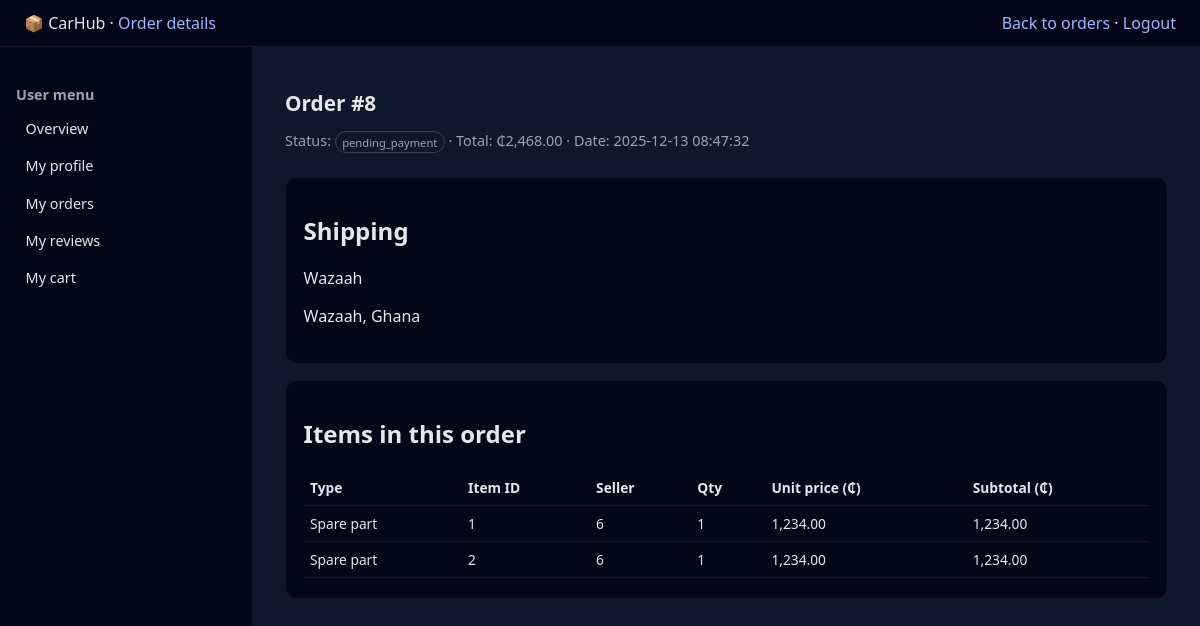
/order_details.php?id=8 (signed in), run on the app's committed database.
### tables this page shows
CREATE TABLE IF NOT EXISTS `orders` (
  `order_id` int NOT NULL AUTO_INCREMENT,
  `buyer_id` int NOT NULL,
  `total_amount` decimal(10,2) NOT NULL,
  `order_status` enum('pending_payment','paid','pending','processing','shipped','delivered','cancelled','refunded') NOT NULL DEFAULT 'pending_payment',
  `shipping_address` text,
  `shipping_city` varchar(100) DEFAULT NULL,
  `shipping_country` varchar(100) DEFAULT NULL,
  `created_at` timestamp NOT NULL DEFAULT CURRENT_TIMESTAMP,
  `updated_at` timestamp NOT NULL DEFAULT CURRENT_TIMESTAMP ON UPDATE CURRENT_TIMESTAMP,
  PRIMARY KEY (`order_id`),
  KEY `idx_order_buyer` (`buyer_id`),
  KEY `idx_order_status` (`order_status`),
  KEY `idx_order_date` (`created_at`)
);

CREATE TABLE IF NOT EXISTS `order_items` (
  `order_item_id` int NOT NULL AUTO_INCREMENT,
  `order_id` int NOT NULL,
  `seller_id` int NOT NULL,
  `item_type` enum('car','spare_part') NOT NULL,
  `item_id` int NOT NULL,
  `quantity` int DEFAULT '1',
  `price` decimal(10,2) NOT NULL,
  `subtotal` decimal(10,2) NOT NULL,
  PRIMARY KEY (`order_item_id`),
  KEY `idx_order_item` (`order_id`),
  KEY `idx_order_seller` (`seller_id`),
  KEY `idx_item_reference` (`item_type`,`item_id`)
);

### order_details.php (the view, shortened to what this page needs)
<?php
$currentUserId = (int) $_SESSION['user_id'];
$database = new Database();
$db = $database->getConnection();
function h($v){ return htmlspecialchars($v ?? '', ENT_QUOTES, 'UTF-8'); }
$orderId = isset($_GET['id']) ? (int)$_GET['id'] : 0;
$order = null;
try {
    $sql = "SELECT order_id, buyer_id, total_amount, order_status, shipping_address, shipping_city, shipping_country, created_at
            FROM orders
            WHERE order_id = :oid AND buyer_id = :bid";
    $stmt = $db->prepare($sql);
    $stmt->execute([
        ':oid' => $orderId,
        ':bid' => $currentUserId
    ]);
    $order = $stmt->fetch(PDO::FETCH_ASSOC);
} catch (Exception $e) {
    $order = null;
}
$items = [];
try {
    $sql = "SELECT order_item_id, seller_id, item_type, item_id, quantity, price, subtotal
            FROM order_items
            WHERE order_id = :oid";
    $stmt = $db->prepare($sql);
    $stmt->execute([':oid' => $orderId]);
    $items = $stmt->fetchAll(PDO::FETCH_ASSOC);
} catch (Exception $e) {
}
?>
<!DOCTYPE html>
<html lang="en">
<head>
</head>
<body>
<header class="topbar">
    <div>📦 CarHub · <span style="color:#a5b4fc;">Order details</span></div>
    <div><a href="orders.php">Back to orders</a> · <a href="/logout.php">Logout</a></div>
</header>
<div class="layout">
    <aside class="sidebar">
        <h3>User menu</h3>
        <ul>
            <li><a href="index.php">Overview</a></li>
            <li><a href="profile.php">My profile</a></li>
            <li><a href="orders.php">My orders</a></li>
            <li><a href="reviews.php">My reviews</a></li>
            <li><a href="../cart/index.php">My cart</a></li>
        </ul>
    </aside>
    <main class="main">
        <h1 class="page-title">Order #<?php echo (int)$order['order_id']; ?></h1>
        <p class="page-subtitle">
            Status: <span class="badge"><?php echo h($order['order_status']); ?></span> ·
            Total: ₵<?php echo number_format($order['total_amount'], 2); ?> ·
            Date: <?php echo h($order['created_at']); ?>
        </p>
        <section class="card">
            <h2>Shipping</h2>
            <p><?php echo nl2br(h($order['shipping_address'])); ?></p>
            <p><?php echo h($order['shipping_city']); ?>, <?php echo h($order['shipping_country']); ?></p>
        </section>
        <section class="card">
            <h2>Items in this order</h2>
            <?php if (empty($items)): ?>
                <p>No items found for this order.</p>
            <?php else: ?>
                <table class="table">
                    <thead>
                    <tr>
                        <th>Type</th>
                        <th>Item ID</th>
                        <th>Seller</th>
                        <th>Qty</th>
                        <th>Unit price (₵)</th>
                        <th>Subtotal (₵)</th>
                    </tr>
                    </thead>
                    <tbody>
                    <?php foreach ($items as $item): ?>
                        <tr>
                            <td><?php echo $item['item_type'] === 'car' ? 'Car' : 'Spare part'; ?></td>
                            <td><?php echo (int)$item['item_id']; ?></td>
                            <td><?php echo (int)$item['seller_id']; ?></td>
                            <td><?php echo (int)$item['quantity']; ?></td>
                            <td><?php echo number_format($item['price'], 2); ?></td>
                            <td><?php echo number_format($item['subtotal'], 2); ?></td>
                        </tr>
                    <?php endforeach; ?>
                    </tbody>
                </table>
            <?php endif; ?>
        </section>
    </main>
</div>
</body>
</html>

### order_details.php (style rules this page uses)
body { margin:0;font-family:system-ui,-apple-system,BlinkMacSystemFont,"Segoe UI",sans-serif;background:#0f172a;color:#e5e7eb; }
a { color:#a5b4fc;text-decoration:none; }
.topbar { display:flex;justify-content:space-between;align-items:center;padding:0.75rem 1.5rem;background:#020617;border-bottom:1px solid #111827; }
.layout { display:flex;min-height:calc(100vh - 52px); }
.sidebar { width:220px;background:#020617;border-right:1px solid #111827;padding:1.5rem 1rem;font-size:0.9rem; }
.sidebar h3 { font-size:0.9rem;color:#9ca3af;margin-bottom:0.5rem; }
.sidebar ul { list-style:none;padding:0;margin:0; }
.sidebar li { margin-bottom:0.35rem; }
.sidebar a { display:block;padding:0.4rem 0.6rem;border-radius:0.5rem;color:#e5e7eb; }
.main { flex:1;padding:1.75rem 2rem; }
.page-title { font-size:1.3rem;margin-bottom:0.25rem; }
.page-subtitle { font-size:0.9rem;color:#9ca3af;margin-bottom:1.5rem; }
.card { background:#020617;border-radius:0.75rem;padding:1rem 1.1rem 1.25rem;border:1px solid #111827;margin-bottom:1rem; }
.table { width:100%;border-collapse:collapse;font-size:0.86rem; }
.table th,.table td { padding:0.5rem 0.4rem;border-bottom:1px solid #111827;text-align:left; }
.badge { display:inline-block;font-size:0.7rem;padding:0.15rem 0.4rem;border-radius:999px;border:1px solid #374151;color:#9ca3af; }

### data on the page
orders: order_id "8", order_status "pending_payment", total_amount "2,468.00", created_at "2025-12-13 08:47:32", shipping_address "Wazaah", shipping_city "Wazaah", shipping_country "Ghana"
order_items: item_type "Spare part", item "1", seller "6", quantity "1", price "1,234.00", subtotal "1,234.00"
order_items: item_type "Spare part", item "2", seller "6", quantity "1", price "1,234.00", subtotal "1,234.00"
